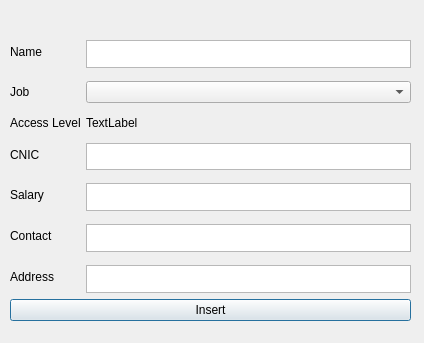
<?xml version="1.0" encoding="UTF-8"?>
<ui version="4.0">
 <class>Dialog</class>
 <widget class="QDialog" name="Dialog">
  <property name="geometry">
   <rect>
    <x>0</x>
    <y>0</y>
    <width>424</width>
    <height>343</height>
   </rect>
  </property>
  <property name="windowTitle">
   <string>Dialog</string>
  </property>
  <widget class="QWidget" name="verticalLayoutWidget">
   <property name="geometry">
    <rect>
     <x>10</x>
     <y>40</y>
     <width>401</width>
     <height>281</height>
    </rect>
   </property>
   <layout class="QVBoxLayout" name="verticalLayout">
    <item>
     <layout class="QFormLayout" name="formLayout">
      <property name="labelAlignment">
       <set>Qt::AlignLeading|Qt::AlignLeft|Qt::AlignVCenter</set>
      </property>
      <property name="formAlignment">
       <set>Qt::AlignLeading|Qt::AlignLeft|Qt::AlignTop</set>
      </property>
      <property name="horizontalSpacing">
       <number>5</number>
      </property>
      <property name="verticalSpacing">
       <number>13</number>
      </property>
      <item row="0" column="0">
       <widget class="QLabel" name="label_2">
        <property name="text">
         <string>Name</string>
        </property>
       </widget>
      </item>
      <item row="0" column="1">
       <widget class="QTextEdit" name="textEdit">
        <property name="sizePolicy">
         <sizepolicy hsizetype="Expanding" vsizetype="Expanding">
          <horstretch>0</horstretch>
          <verstretch>0</verstretch>
         </sizepolicy>
        </property>
       </widget>
      </item>
      <item row="1" column="0">
       <widget class="QLabel" name="label_4">
        <property name="text">
         <string>Job</string>
        </property>
       </widget>
      </item>
      <item row="1" column="1">
       <widget class="QComboBox" name="comboBox"/>
      </item>
      <item row="2" column="0">
       <widget class="QLabel" name="label_5">
        <property name="text">
         <string>Access Level</string>
        </property>
       </widget>
      </item>
      <item row="3" column="0">
       <widget class="QLabel" name="label_6">
        <property name="text">
         <string>CNIC</string>
        </property>
       </widget>
      </item>
      <item row="3" column="1">
       <widget class="QTextEdit" name="textEdit_4"/>
      </item>
      <item row="4" column="0">
       <widget class="QLabel" name="label_9">
        <property name="text">
         <string>Salary</string>
        </property>
       </widget>
      </item>
      <item row="4" column="1">
       <widget class="QTextEdit" name="textEdit_5"/>
      </item>
      <item row="5" column="0">
       <widget class="QLabel" name="label_11">
        <property name="text">
         <string>Contact</string>
        </property>
       </widget>
      </item>
      <item row="5" column="1">
       <widget class="QTextEdit" name="textEdit_6"/>
      </item>
      <item row="6" column="0">
       <widget class="QLabel" name="label_10">
        <property name="text">
         <string>Address</string>
        </property>
       </widget>
      </item>
      <item row="6" column="1">
       <widget class="QTextEdit" name="textEdit_7"/>
      </item>
      <item row="2" column="1">
       <widget class="QLabel" name="label">
        <property name="text">
         <string>TextLabel</string>
        </property>
       </widget>
      </item>
     </layout>
    </item>
    <item>
     <widget class="QPushButton" name="pushButton">
      <property name="text">
       <string>Insert</string>
      </property>
     </widget>
    </item>
   </layout>
  </widget>
 </widget>
 <resources/>
 <connections/>
</ui>
